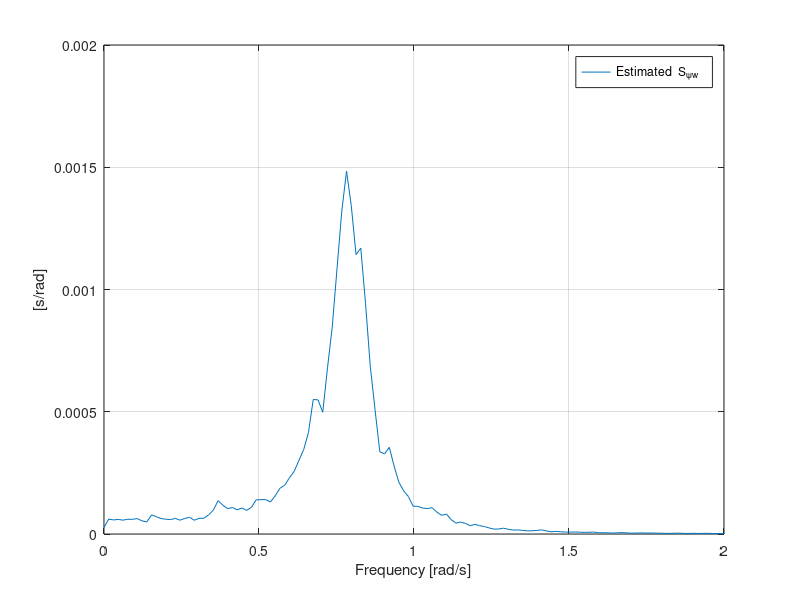

MATLAB code for this plot: (Note: this script raises an error after producing the figure.)
close all

%% Load the wave file and assign variables
load('wave.mat');
t = psi_w(1,:);
x = psi_w(2,:)*pi/180;  % psi_w(2,:) has unit 

%% Set parameters and calculate Power Spectral Density

window = 4096;
fs = 10;

[Pxx,f] = pwelch(x,window,[],[],fs);



plot (f*2*pi, Pxx/(2*pi));
xlim([0 2]); grid on;
xlabel('Frequency [rad/s]'); ylabel('[s/rad]');
legend('Estimated \fontsize{12} {S}_{\psiw}');


%% Find resonance frequency
[m i] = max(Pxx);
w_max = f(i)*2*pi;
w_0 = w_max;
sig = nthroot(pw0, 1)

line([w_0 w_0],[0 0.0015])
pw0 = m;
sig = nthroot(pw0, 1)
